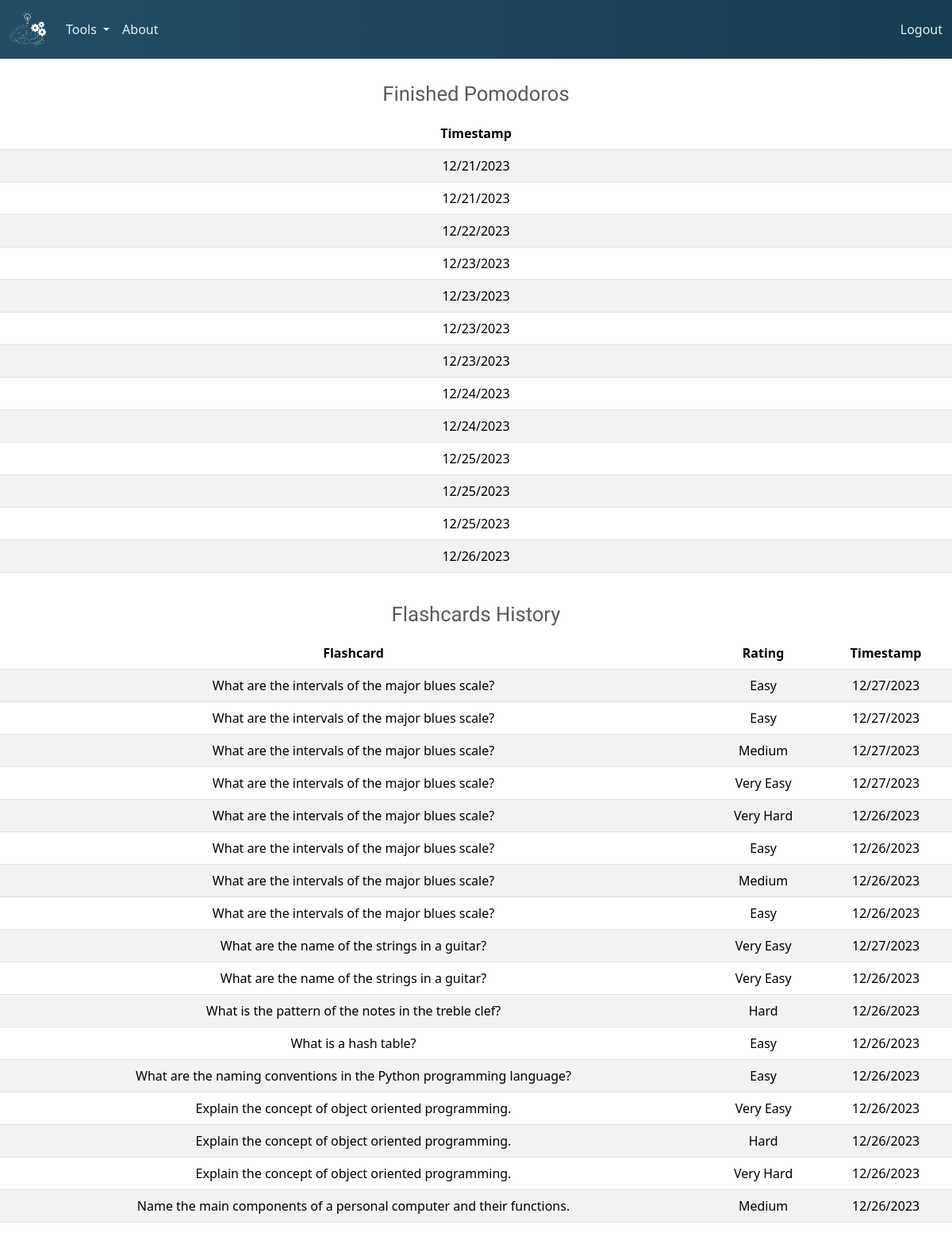
Screenshot of /history (signed in) with the database file from the repository.
### tables this page shows
CREATE TABLE history (
    id INTEGER PRIMARY KEY,
    user_id INTEGER,
    action TEXT NOT NULL,
    timestamp DATETIME DEFAULT CURRENT_TIMESTAMP,
    FOREIGN KEY (user_id) REFERENCES users(user_id)
);

CREATE TABLE flashcards (
    flashcard_id INTEGER PRIMARY KEY,
    user_id INTEGER,
    topic TEXT,
    question TEXT,
    answer TEXT,
    timestamp DATETIME DEFAULT CURRENT_TIMESTAMP,
    FOREIGN KEY (user_id) REFERENCES users(user_id)
);

CREATE TABLE flashcards_rating (
    flashcard_id INTEGER,
    rating TEXT,
    timestamp DATETIME DEFAULT CURRENT_TIMESTAMP,
    FOREIGN KEY (flashcard_id) REFERENCES flashcards(flashcard_id)
);

### app/app.py (the view)
@app.route("/history")
@login_required
def history():
    user_id = session.get("user_id")
    if not user_id:
        abort(400)
    user_data = query_user_data(user_id)
    format_user_data(user_data)
    print(user_data)
    return render_template("history.html", user_data=user_data)

### app/app.py (called while the page is built)
@app.before_request
def check_session():
    restricted_routes = ["login", "register"]
    if "user_id" in session and request.endpoint in restricted_routes:
        return redirect("/")

@app.after_request
def after_request(response):
    response.headers["Cache-Control"] = "no-cache, no-store, must-revalidate"
    response.headers["Expires"] = 0
    response.headers["Pragma"] = "no-cache"
    return response

### app/helpers.py (called while the page is built)
def login_required(f):
    @wraps(f)
    def decorated_function(*args, **kwargs):
        if session.get("user_id") is None:
            return redirect("/login")
        return f(*args, **kwargs)
    return decorated_function

def get_db():
    db = getattr(g, "_database", None)
    if db is None:
        db = g._database = sqlite3.connect("../db/learning.db")
    return db

def format_timestamp(timestamp):
    formatted_timestamp = datetime.strptime(timestamp, "%Y-%m-%d %H:%M:%S")
    return formatted_timestamp

def get_flashcards(user_id):
    user_flashcards = []
    with get_db() as db:
        cursor = db.cursor()
        cursor.execute("SELECT flashcard_id, topic, question, answer, timestamp FROM flashcards WHERE user_id = ?",
                   (user_id,))
        rows = cursor.fetchall()
        for row in rows:
            timestamp_str = row[4]
            timestamp = datetime.strptime(timestamp_str, "%Y-%m-%d %H:%M:%S")
            flashcard_dict = {
                "flashcard_id": row[0],
                "topic": row[1],
                "question": row[2],
                "answer" : row[3],
                "timestamp": timestamp.strftime("%m/%d/%Y")
            }
            user_flashcards.append(flashcard_dict)
    return user_flashcards

def get_flashcard_ratings(flashcard_id):
    with get_db() as db:
        cursor = db.cursor()
        cursor.execute("SELECT rating FROM flashcards_rating WHERE flashcard_id = ? ORDER BY timestamp DESC", (flashcard_id,))
        flashcard_ratings = cursor.fetchall()
        return flashcard_ratings

def count_flashcard_ratings(ratings_dict):
    rating_count_dict = {
        "very-easy": 0,
        "easy": 0,
        "medium": 0,
        "hard": 0,
        "very-hard": 0
    }
    for rating in ratings_dict:
        if rating[0] in rating_count_dict:
            rating_count_dict[rating[0]] += 1
    return rating_count_dict

### app/templates/history.html (shortened to what this page needs)
{% extends "layout.html" %}
{% block main %}
    <link rel="stylesheet" href="../static/css/history.css">
    <div>
        <div class="title-label">Finished Pomodoros</div>
        <div class="tables-div">
            <table class="table table-striped table-hover">
                <thead>
                    <tr>
                        <th scope="col">Timestamp</th>
                    </tr>
                </thead>
                <tbody>
                    {% for pomodoro in user_data.pomodoros_history %}
                        <tr>
                            <td>{{ pomodoro.timestamp }}</td>
                        </tr>
                    {% endfor %}
                </tbody>
            </table>
        </div>
        <div class="title-label">Flashcards History</div>
        <div class="tables-div">
            <table class="table table-striped table-hover">
                <thead>
                    <tr>
                        <th scope="col">Flashcard</th>
                        <th scope="col">Rating</th>
                        <th scope="col">Timestamp</th>
                    </tr>
                </thead>
                <tbody>
                    {% for flashcard in user_data.user_flashcards %}
                        {% for rating in flashcard.ratings %}
                            <tr>
                                <td>{{ flashcard.question }}</td>
                                <td>{{ rating.rating }}</td>
                                <td>{{ rating.timestamp }}</td>
                            </tr>
                        {% endfor %}
                    {% endfor %}
                </tbody>
            </table>
        </div>
    </div>
{% endblock %}

### app/static/css/history.css (style rules this page uses)
.title-label { font-family: 'Inclusive Sans', sans-serif; font-size: 3.2vh; color: #383838d3; line-height: 1; text-align: center; padding-top: 1vh; margin-top: 3vh; margin-bottom: 2vh; user-select: none; }
.tables-div { text-align: center; margin-bottom: 4vh; }

### rows the page displays
history: timestamp "12/21/2023"
history: timestamp "12/21/2023"
history: timestamp "12/22/2023"
history: timestamp "12/23/2023"
history: timestamp "12/23/2023"
history: timestamp "12/23/2023"
history: timestamp "12/23/2023"
history: timestamp "12/24/2023"
history: timestamp "12/24/2023"
history: timestamp "12/25/2023"
history: timestamp "12/25/2023"
history: timestamp "12/25/2023"
history: timestamp "12/26/2023"
flashcards: question "What are the intervals of the major blues scale?" "What are the intervals of the major blues scale?" "What are the intervals of the major blues scale?" "What are the intervals of the major blues scale?" "What are the intervals of the major blues scale?" "What are the intervals of the major blues scale?" "What are the intervals of the major blues scale?", rating "Easy" "Easy" "Very Easy" "Very Hard" "Easy" "Medium" "Easy", timestamp "12/27/2023" "12/27/2023" "12/27/2023" "12/26/2023" "12/26/2023" "12/26/2023" "12/26/2023", question "What are the intervals of the major blues scale?"
flashcards_rating: rating "Medium", timestamp "12/27/2023"
flashcards: question "What are the name of the strings in a guitar?" "What are the name of the strings in a guitar?", rating "Very Easy" "Very Easy", timestamp "12/27/2023" "12/26/2023"
flashcards: question "What is the pattern of the notes in the treble clef?", rating "Hard", timestamp "12/26/2023"
flashcards: question "What is a hash table?", rating "Easy", timestamp "12/26/2023"
flashcards: question "What are the naming conventions in the Python programming language?", rating "Easy", timestamp "12/26/2023"
flashcards: question "Explain the concept of object oriented programming." "Explain the concept of object oriented programming." "Explain the concept of object oriented programming.", rating "Very Easy" "Hard" "Very Hard", timestamp "12/26/2023" "12/26/2023" "12/26/2023"
flashcards: question "Name the main components of a personal computer and their functions.", rating "Medium", timestamp "12/26/2023"
